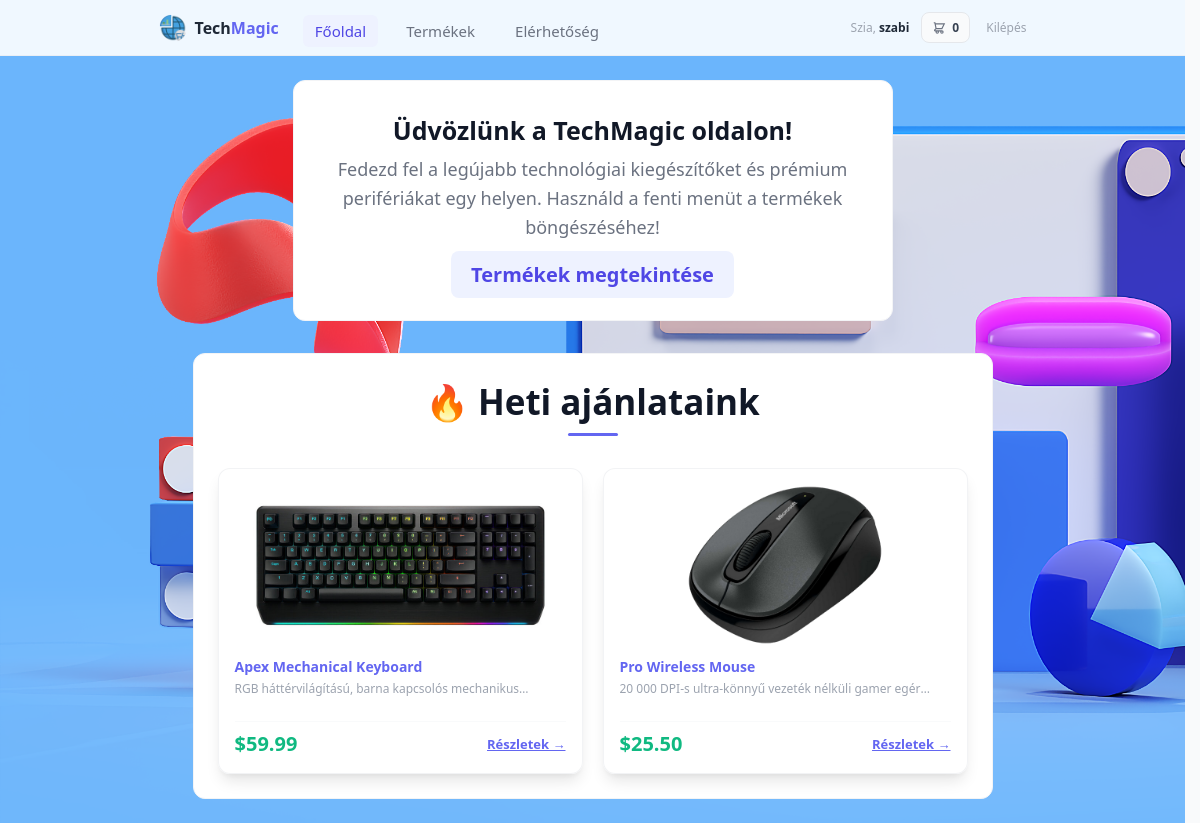
Screenshot of /Backend/index.php (signed in) with the database file from the repository.
### tables this page shows
CREATE TABLE `products` (
  `id` int(11) NOT NULL,
  `name` varchar(255) NOT NULL,
  `description` text DEFAULT NULL,
  `price` decimal(10,2) NOT NULL,
  `image` varchar(255) DEFAULT NULL,
  `category` varchar(100) NOT NULL,
  `stock` int(11) DEFAULT 0,
  `rating` decimal(2,1) DEFAULT 5.0,
  `is_featured` tinyint(1) DEFAULT 0,
  `created_at` timestamp NOT NULL DEFAULT current_timestamp()
);

### Backend/index.php (the view, shortened to what this page needs)
<?php
require 'db.php';
$active_tab = $_GET['tab'] ?? 'home';
$cart_count = array_sum($_SESSION['cart']);
$products = $pdo->query("SELECT * FROM products")->fetchAll(PDO::FETCH_ASSOC);
$weekly_offers = array_slice($products, 0, 2);
?>
<!DOCTYPE html>
<html lang="hu">
<head>
    <link rel="stylesheet" href="style.css">
</head>
<body>
    <nav class="navbar">
        <div class="nav-container">
            <div style="display: flex; align-items: center;">
                <a href="index.php" class="logo" style="display: flex; align-items: center; gap: 8px; text-decoration: none;">
                    <img src="images/logo.png" alt="TechBolt Logo" style="height: 28px; width: auto; border-radius: 50%; vertical-align: middle;">
                    <span>Tech<span style="color: #6366f1;">Magic</span></span>
                </a>
                <div class="nav-tabs" style="margin-left: 24px; display: flex; gap: 16px; padding-top: 6px;">
                    <a href="index.php?tab=home" id="link-home" class="tab-link <?= $active_tab === 'home' ? 'active' : '' ?>" style="font-size: 15px; padding: 6px 12px; font-weight: 500;" onclick="switchTab(event, 'home')">Főoldal</a>
                    <a href="index.php?tab=products" id="link-products" class="tab-link <?= $active_tab === 'products' ? 'active' : '' ?>" style="font-size: 15px; padding: 6px 12px; font-weight: 500;" onclick="switchTab(event, 'products')">Termékek</a>
                    <a href="index.php?tab=contact" id="link-contact" class="tab-link <?= $active_tab === 'contact' ? 'active' : '' ?>" style="font-size: 15px; padding: 6px 12px; font-weight: 500;" onclick="switchTab(event, 'contact')">Elérhetőség</a>
                </div>
            </div>
       <div class="nav-menu">
    <?php if (isset($_SESSION['username'])): ?>
        <span class="welcome-text">Szia, <b><?= htmlspecialchars($_SESSION['username']) ?></b></span>
    <?php else: ?>
        <span class="welcome-text">Szia, <b>Vendég</b></span>
    <?php endif; ?>
    <a href="cart.php" class="cart-btn">
        <svg class="cart-icon" fill="none" stroke="currentColor" stroke-width="2" viewBox="0 0 24 24">
            <path d="M3 3h2l.4 2M7 13h10l4-8H5.4M7 13L5.4 5M7 13l-2.293 2.293c-.63.63-.184 1.707.707 1.707H17m0 0a2 2 0 100 4 2 2 0 000-4zm-8 0a2 2 0 100 4 2 2 0 000-4z"/>
        </svg>
        <span class="cart-count"><?= $cart_count ?></span>
    </a>
    <?php if (isset($_SESSION['user_id'])): ?>
        <a href="logout.php" class="logout-btn">Kilépés</a>
    <?php else: ?>
        <a href="register.php" class="logout-btn" style="background: #10b981; color: white; margin-right: 8px;">Regisztráció</a>
        <a href="login.php" class="logout-btn" style="background: #6366f1; color: white;">Belépés</a>
    <?php endif; ?>
</div>
        </div>
    </nav>
    <main class="main-content">
        <div id="home" class="tab-content <?= $active_tab === 'home' ? 'active' : '' ?>">
            <div style="background: #ffffff; border: 1px solid #f3f4f6; border-radius: 12px; padding: 32px; text-align: center; max-width: 600px; margin: 0 auto 32px auto;">
                <h2 style="font-size: 25px; font-weight: 900; margin-bottom: 8px; color: #111827;">Üdvözlünk a TechMagic oldalon!</h2>
                <p style="font-size: 18px; color: #6b7280; line-height: 1.6; margin-bottom: 20px;">
                    Fedezd fel a legújabb technológiai kiegészítőket és prémium perifériákat egy helyen. Használd a fenti menüt a termékek böngészéséhez!
                </p>
                <a href="index.php?tab=products" class="buy-btn" style="padding: 10px 20px; font-size: 20px;" onclick="switchTab(event, 'products')">Termékek megtekintése</a>
            </div>
            <div style="max-width: 800px; margin: 0 auto; background: #ffffff; border: 1px solid #f3f4f6; border-radius: 12px; padding: 24px;">
                <h2 style="font-size: 35px; font-weight: 900; text-align: center; margin-bottom: 24px; color: #111827; position: relative; padding-bottom: 8px;">
                    🔥 Heti ajánlataink
                    <span style="display: block; width: 50px; height: 3px; background: #6366f1; margin: 8px auto 0 auto; border-radius: 2px;"></span>
                </h2>
                <div style="display: grid; grid-template-columns: repeat(auto-fit, minmax(280px, 1fr)); gap: 20px;">
                    <?php if (!empty($weekly_offers)): ?>
                        <?php foreach ($weekly_offers as $product): ?>
                            <?php
                                $image_file = '';
                                if (!empty($product['image'])) {
                                    $image_file = $product['image'];
                                }
                            ?>
                            <div class="product-card" style="display: flex; flex-direction: column; justify-content: space-between; cursor: pointer; border: 1px solid #e5e7eb; transition: transform 0.2s, border-color 0.2s;" onclick="switchTab(event, 'products')">
                                <div>
                                    <div class="product-image-container" style="width: 100%; height: 160px; overflow: hidden; margin-bottom: 12px; display: flex; align-items: center; justify-content: center;">
                                        <?php if (!empty($image_file)): ?>
                                            <img src="images/<?= htmlspecialchars($image_file) ?>" alt="<?= htmlspecialchars($product['name']) ?>" style="max-width: 100%; max-height: 100%; object-fit: contain;">
                                        <?php else: ?>
                                            <span style="color: #6366f1; font-size: 11px; font-weight: 500; text-transform: uppercase; letter-spacing: 0.05em;">TechBolt Device</span>
                                        <?php endif; ?>
                                    </div>
                                    <h3 class="product-name" style="color: #6366f1;"><?= htmlspecialchars($product['name']) ?></h3>
                                    <p class="product-desc"><?= htmlspecialchars($product['description']) ?></p>
                                </div>
                                <div class="product-footer" style="margin-top: 12px;">
                                    <span class="product-price" style="font-size: 20px; font-weight: 800; color: #10b981;">$<?= number_format($product['price'], 2) ?></span>
                                    <span style="font-size: 13px; color: #6366f1; font-weight: 600; text-decoration: underline;">Részletek →</span>
                                </div>
                            </div>
                        <?php endforeach; ?>
                    <?php else: ?>
                        <p style="text-align: center; color: #6b7280; grid-column: 1 / -1;">Jelenleg nincs elérhető akciós termék.</p>
                    <?php endif; ?>
                </div>
            </div>
        </div>
    </main>
</body>
</html>

### Backend/style.css (style rules this page uses)
* { margin: 0; padding: 0; box-sizing: border-box; font-family: 'Segoe UI', Tahoma, Geneva, Verdana, sans-serif; }
body { background-color: #f9fafb; color: #111827; }
.navbar { background-color: #ffffff; border-bottom: 1px solid #f3f4f6; position: sticky; top: 0; z-index: 50; height: 56px; display: flex; align-items: center; }
.nav-container { max-width: 900px; width: 100%; margin: 0 auto; padding: 0 16px; display: flex; justify-content: space-between; align-items: center; }
.logo { font-size: 16px; font-weight: 700; color: #4f46e5; text-decoration: none; }
.logo span { color: #1f2937; }
.nav-menu { display: flex; align-items: center; gap: 12px; font-size: 12px; }
.welcome-text { color: #9ca3af; }
.welcome-text b { color: #1f2937; }
.cart-btn { background-color: #f9fafb; border: 1px solid #e5e7eb; padding: 6px 10px; border-radius: 8px; text-decoration: none; color: #374151; display: flex; align-items: center; gap: 6px; transition: background-color 0.2s; }
.cart-icon { width: 14px; height: 14px; stroke: #6b7280; }
.cart-count { font-weight: 700; }
.logout-btn { color: #9ca3af; text-decoration: none; padding-left: 4px; transition: color 0.2s; }
.main-content { max-width: 900px; margin: 0 auto; padding: 24px 16px; }
@media (min-width: 640px) { .welcome-text { display: inline; } }
.product-card { background-color: #ffffff; border: 1px solid #f3f4f6; border-radius: 12px; padding: 16px; display: flex; flex-col: column; flex-direction: column; justify-content: space-between; transition: border-color 0.2s; }
.product-name { font-size: 14px; font-weight: 700; color: #111827; margin-bottom: 4px; }
.product-desc { font-size: 12px; color: #9ca3af; margin-bottom: 12px; display: -webkit-box; -webkit-line-clamp: 1; -webkit-box-orient: vertical; overflow: hidden; }
.product-footer { display: flex; justify-content: space-between; align-items: center; padding-top: 8px; border-top: 1px solid #f9fafb; }
.product-price { font-size: 16px; font-weight: 800; color: #4f46e5; }
.buy-btn { background-color: #eef2ff; color: #4f46e5; font-weight: 700; font-size: 12px; padding: 6px 12px; border-radius: 8px; text-decoration: none; transition: background-color 0.2s; }
.nav-tabs { display: flex; gap: 16px; margin-left: 24px; }
.tab-link { font-size: 13px; font-weight: 600; color: #6b7280; text-decoration: none; padding: 6px 10px; border-radius: 6px; transition: all 0.2s; }
.tab-link.active { color: #4f46e5; background-color: #eef2ff; }
.tab-content { display: none; }
.tab-content.active { display: block; }
body { background-image: url('images/main-bg.png'); background-repeat: no-repeat; / background-position: center center; background-size: cover; background-attachment: fixed; margin: 0; font-family: sans-serif; min-height: 100vh; }
.main-content, .cart-wrapper, .contact-card { position: relative; z-index: 1; }
.product-card, .cart-wrapper, .contact-card { background: rgba(255, 255, 255, 0.95) !important; border: 1px solid rgba(229, 231, 235, 0.5) !important; backdrop-filter: blur(8px); box-shadow: 0 10px 15px -3px rgba(0, 0, 0, 0.1), 0 4px 6px -2px rgba(0, 0, 0, 0.05) !important; }
.navbar { background: rgba(255, 255, 255, 0.9) !important; backdrop-filter: blur(12px); border-bottom: 1px solid rgba(229, 231, 235, 0.5); position: sticky; top: 0; z-index: 100; }
html { scrollbar-gutter: stable; }

### rows the page displays
products: image (picture), name "Apex Mechanical Keyboard", description "RGB háttérvilágítású, barna kapcsolós…", price "59.99"
products: image (picture), name "Pro Wireless Mouse", description "20 000 DPI-s ultra-könnyű vezeték nélküli gamer…", price "25.50"

### other values shown
$_SESSION['username'] "szabi"
$cart_count "0"
